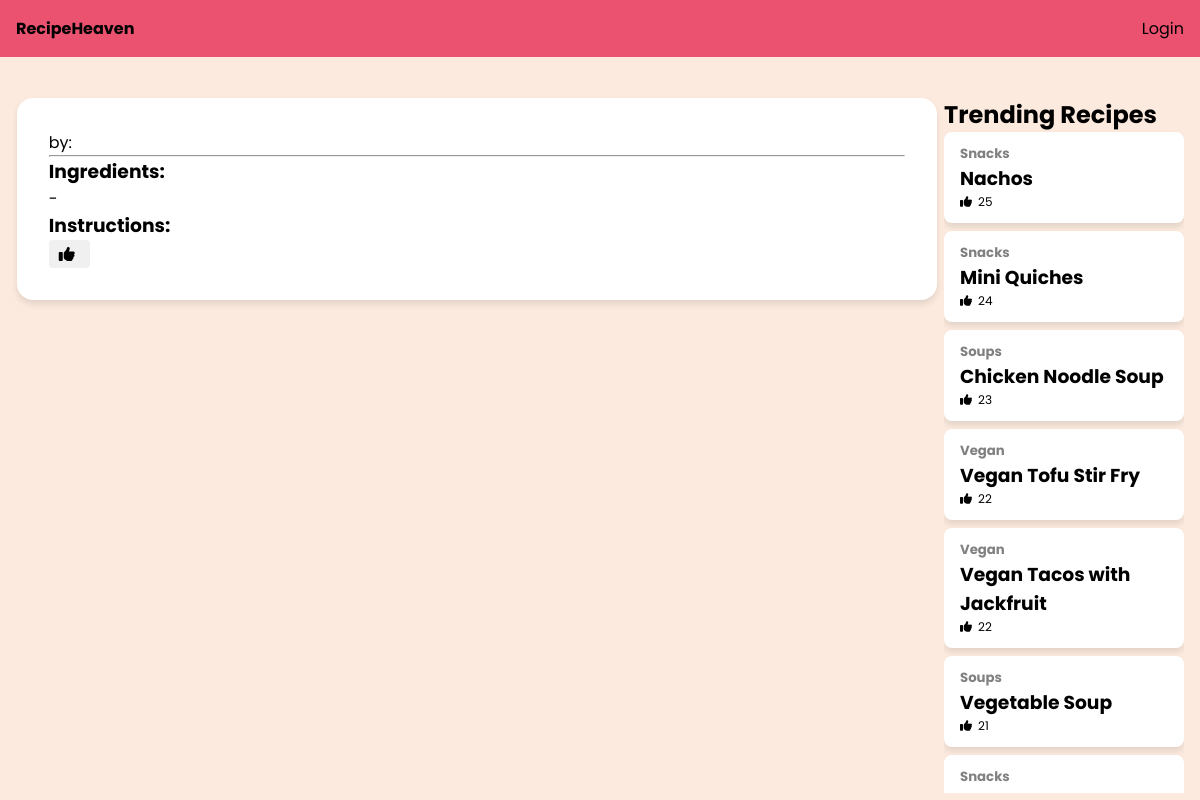
The app's page /recipe.php with its own data.
### tables this page shows
CREATE TABLE `recipes` (
  `recipe_id` int NOT NULL AUTO_INCREMENT,
  `user_id` int DEFAULT NULL,
  `category_id` int DEFAULT NULL,
  `recipe_name` varchar(255) NOT NULL,
  `description` text,
  `ingredients` text,
  `instructions` text,
  `created_at` timestamp NULL DEFAULT CURRENT_TIMESTAMP,
  PRIMARY KEY (`recipe_id`),
  KEY `user_id` (`user_id`),
  KEY `category_id` (`category_id`),
  CONSTRAINT `recipes_ibfk_1` FOREIGN KEY (`user_id`) REFERENCES `users` (`user_id`),
  CONSTRAINT `recipes_ibfk_2` FOREIGN KEY (`category_id`) REFERENCES `categories` (`category_id`)
);

CREATE TABLE `categories` (
  `category_id` int NOT NULL AUTO_INCREMENT,
  `category_name` varchar(100) NOT NULL,
  `description` text,
  PRIMARY KEY (`category_id`)
);

### recipe.php (the view, shortened to what this page needs)
<?php
    include "conn.php";
    $trending = "
        SELECT recipes.*,
            users.username,
            categories.category_name,
            COUNT(likes_on_recipes.like_id) AS like_count
        FROM recipeheaven.recipes
        JOIN recipeheaven.users ON recipes.user_id = users.user_id
        JOIN recipeheaven.categories ON recipes.category_id = categories.category_id
        LEFT JOIN recipeheaven.likes_on_recipes ON recipes.recipe_id = likes_on_recipes.recipe_id
        GROUP BY recipes.recipe_id
        ORDER BY like_count DESC
        LIMIT 10";
    $trendingrecipes = $conn->query($trending);
    $is_liked = false;
?>
<!DOCTYPE html>
<html lang="en">
<head>
    <link rel="stylesheet" href="css/recipe.css">
</head>
<body>
    <div class="navbar">
        <ul>
            <li class="home"><a href="index.php">RecipeHeaven</a></li>
            <?php if (isset($_SESSION['user_id'])): ?>
                <li class="log-in-out">
                    <a href="logout.php">Logout</a>
                </li>
            <?php else: ?>
                <li class="log-in-out">
                    <a href="login.php">Login</a>
                </li>
            <?php endif; ?>
        </ul>
    </div>
    <div class="container">
        <div class="recipe-detail">
            <p>by: <?php echo $recipe['username']?></p>
            <hr>
            <h3>Ingredients:</h3>
            <ul>
                <?php
                    $ingredients = explode(',', $recipe['ingredients']);
                    foreach ($ingredients as $ingredient):
                ?>
                    <li><?php echo "- ".trim($ingredient); ?></li>
                <?php endforeach; ?>
            </ul>
            <h3>Instructions:</h3>
            <form action="" method="POST" class="like-form">
                <button type="submit" name="like_recipe" class="like-btn <?php echo $is_liked ? 'liked' : ''; ?>">
                    <i class="fa-solid fa-thumbs-up"></i>
                </button>
            </form>
        </div>
        <div class="trending">
            <h2>Trending Recipes</h2>
            <ul>
                <?php while ($row = $trendingrecipes->fetch_assoc()): ?>
                    <div class="trending-recipe">
                        <li>
                            <h5 style="color: grey;"><?php echo $row['category_name']?></h5>
                            <a href="recipe.php?recipe_id=<?php echo $row['recipe_id']; ?>"><h3><?php echo $row['recipe_name']?></h3></a>
                            <div class="like-count">
                            <i class="fa-solid fa-thumbs-up"></i><p><?php echo $row['like_count']?></p>
                            </div>
                        </li>
                    </div>
                <?php endwhile; ?>
            </ul>
        </div>
    </div>
</body>
</html>

### css/recipe.css (style rules this page uses)
* { margin: 0; padding: 0; font-family: "Poppins", sans-serif; color: #000000; }
body { background-color: #FCEADE; }
.navbar { position: fixed; background-color: #EA526F; width: 100%; top: 0; z-index: 1000; }
.navbar .home { float: left; padding: 1em; font-weight: bold; }
.navbar .log-in-out { float: right; padding: 1em; }
.navbar ul { list-style-type: none; overflow: hidden; }
.navbar a { text-decoration: none; }
.container { display: flex; margin-top: 3.5em; }
.recipe-detail { margin: 1.05em; padding: 2em; width: 71.35%; background-color: white; border-radius: 1em; box-shadow: 0 4px 6px rgba(0, 0, 0, 0.1); }
.recipe-detail li { list-style-type: none; }
.like-btn { display: inline-flex; align-items: center; gap: 5px; padding: 6px 10px; background-color: #f0f0f0; border: none; border-radius: 4px; cursor: pointer; font-size: 14px; transition: background-color 0.2s; }
.like-btn i { font-size: 16px; }
.trending { position: fixed; right: 1em; margin-top: 1em; width: 20%; max-height: calc(90svh - 1.5em); overflow-y: auto; }
.trending li { list-style-type: none; }
.trending a { text-decoration: none; }
.trending .trending-recipe { padding: 0.75em 1em; margin-bottom: 0.5em; background-color: white; border-radius: 0.5em; box-shadow: 0 4px 6px rgba(0, 0, 0, 0.1); }
.trending .like-count { display: inline-flex; gap: 0.5em; align-items: center; font-size: 0.75em; }

### records on screen
recipes: category.category_name "Snacks", recipe_name "Nachos", like_count "25"
recipes: category.category_name "Snacks", recipe_name "Mini Quiches", like_count "24"
recipes: category.category_name "Soups", recipe_name "Chicken Noodle Soup", like_count "23"
recipes: category.category_name "Vegan", recipe_name "Vegan Tofu Stir Fry", like_count "22"
recipes: category.category_name "Vegan", recipe_name "Vegan Tacos with Jackfruit", like_count "22"
recipes: category.category_name "Soups", recipe_name "Vegetable Soup", like_count "21"
recipes: category.category_name "Snacks"
